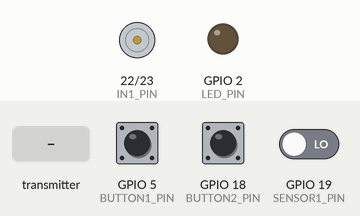
This sketch was run on a simulated ESP32. Shown: motor-driver pin pairs drawn as motors (green arrow = first pin HIGH = forward, orange = second pin HIGH = backward, longer = more drive), output pins drawn as LEDs (lit = HIGH). Dashed ring = blinking. The test bench sets the inputs (shaded band); at power-on: GPIO 18 (BUTTON2_PIN) HIGH, GPIO 19 (SENSOR1_PIN) LOW, GPIO 5 (BUTTON1_PIN) HIGH. What the sketch prints to the serial monitor is not drawn.

Above: at 2.3 s.
2.4 s: the transmitter starts sending command = 1
At 3.0 s:
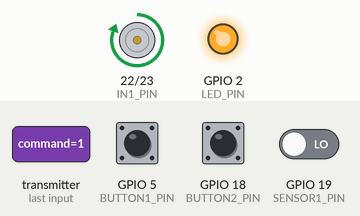
5.4 s: GPIO 18 (BUTTON2_PIN) pulled LOW for 0.15 s
At 6.6 s:
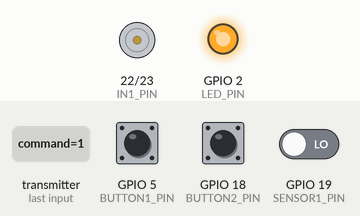
8.5 s: GPIO 19 (SENSOR1_PIN) driven HIGH
At 11.3 s:
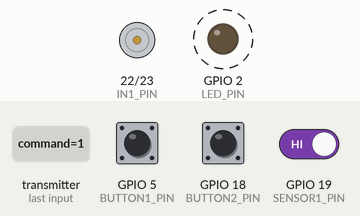
11.5 s: the transmitter starts sending command = 0
At 11.5 s:
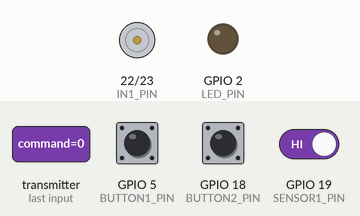
13.5 s: GPIO 5 (BUTTON1_PIN) pulled LOW for 1 s
16.0 s: GPIO 18 (BUTTON2_PIN) pulled LOW for 1 s
At 17.2 s:
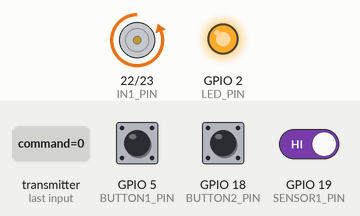
Timing chart, 0 to 23.4 s (numbered marks = the images above; inputs shaded):
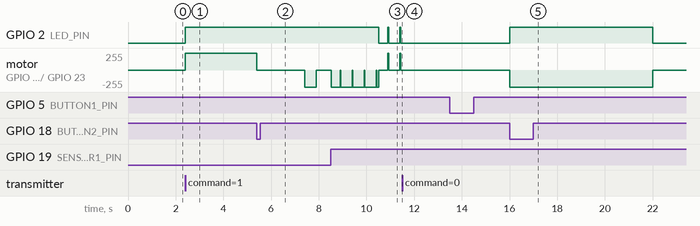

The sketch:

gacha_machine_control.ino
```cpp
#include <WiFi.h>
#include <esp_now.h>

#define BUTTON1_PIN 5
#define BUTTON2_PIN 18
#define IN1_PIN 22
#define IN2_PIN 23
#define LED_PIN 2
#define SENSOR1_PIN 19

// 狀態變數
bool door1Unlocked = false;
bool door2Unlocked = false;
unsigned long unlockTime1 = 0;
unsigned long unlockTime2 = 0;
const unsigned long AUTO_LOCK_TIME = 5000; // 5秒自動上鎖

// 通訊結構 (必須與ESP8266相同)
typedef struct {
  int command;
  char message[32];
} LockCommand;

void setup() {
  Serial.begin(115200);
  delay(1000);

  pinMode(BUTTON1_PIN, INPUT_PULLUP);
  pinMode(BUTTON2_PIN, INPUT_PULLUP);
  pinMode(IN1_PIN, OUTPUT);
  pinMode(IN2_PIN, OUTPUT);
  pinMode(LED_PIN, OUTPUT);
  pinMode(SENSOR1_PIN, INPUT);
  //pinMode(SENSOR2_PIN, INPUT);

  digitalWrite(IN1_PIN, LOW);
  digitalWrite(IN2_PIN, LOW);
  digitalWrite(LED_PIN, LOW);

  // 設定WiFi
  WiFi.mode(WIFI_STA);
  WiFi.disconnect();
  delay(100);

  // 初始化ESP-NOW
  if (esp_now_init() != ESP_OK) {
    Serial.println("ESP-NOW init fail");
    return;
  }

  Serial.println("System started");
  Serial.println("Ready");

  // 註冊接收回調函數
  esp_now_register_recv_cb(onDataReceived);
  Serial.print("ESP32 MAC: ");
  Serial.println(WiFi.macAddress());
}

void loop() {

  bool button1Pressed = !digitalRead(BUTTON1_PIN);
  bool button2Pressed = !digitalRead(BUTTON2_PIN);
  bool sensor1 = digitalRead(SENSOR1_PIN);
  // bool sensor2 = digitalRead(SENSOR2_PIN);

  if (button1Pressed) {
    Serial.println("Button1 pressed");
    unlockDoor(IN1_PIN, &door1Unlocked, &unlockTime1);
    Serial.println("Door1 unlocked");
  }

  if (button2Pressed) {
    Serial.println("Button2 pressed");
    unlockDoor(IN2_PIN, &door2Unlocked, &unlockTime2);
    Serial.println("Door2 unlocked");
  }

  if (sensor1) {
    Serial.println("Sensor1 blocked");
    lockDoor(IN1_PIN, &door1Unlocked);
    Serial.println("Door1 locked");
  }

  // if (sensor2) {
  //   Serial.printIn("Sensor blocked");
  //   lockDoor(IN2_PIN, door2Unlocked);
  //   Serial.printIn("Door2 locked");
  // }

  checkAutoLock();

  delay(50);
}

void unlockDoor(int PIN, bool* doorUnlock, unsigned long* unlockTime) {
  *doorUnlock = true;
  *unlockTime = millis();

  digitalWrite(PIN, HIGH);
  updateLED();
}

void lockDoor(int PIN, bool* doorUnlock)
{
  *doorUnlock = false;

  digitalWrite(PIN, LOW);
  updateLED();
}

void updateLED() {
  if (door1Unlocked || door2Unlocked) {
    digitalWrite(LED_PIN, HIGH);   // 點亮LED
  } else {
    digitalWrite(LED_PIN, LOW);  // 熄滅LED
  }
}

void checkAutoLock() {
  unsigned long currentTime = millis();

  // 檢查Door1自動上鎖
  if (door1Unlocked && (currentTime - unlockTime1 >= AUTO_LOCK_TIME)) {
    Serial.println("Door1 auto-lock timeout");
    lockDoor(IN1_PIN, &door1Unlocked);
  }

  // 檢查Door2自動上鎖
  if (door2Unlocked && (currentTime - unlockTime2 >= AUTO_LOCK_TIME)) {
    Serial.println("Door2s auto-lock timeout");
    lockDoor(IN2_PIN, &door2Unlocked);
  }
}

// ESP-NOW接收回調函數
void onDataReceived(const esp_now_recv_info *recv_info, const uint8_t *incomingData, int len) {
  LockCommand receivedCommand;
  memcpy(&receivedCommand, incomingData, sizeof(receivedCommand));

  Serial.print("收到指令: ");
  Serial.print(receivedCommand.command);
  Serial.print(" - ");
  Serial.println(receivedCommand.message);

  // 處理指令
  switch (receivedCommand.command) {
    case 1:
      if (!door1Unlocked) {
        Serial.println("無線解鎖門1");
        unlockDoor(IN1_PIN, &door1Unlocked, &unlockTime1);
      } else {
        Serial.println("門1已經解鎖");
      }
      break;

    case 2:
      if (!door2Unlocked) {
        Serial.println("無線解鎖門2");
        unlockDoor(IN2_PIN, &door2Unlocked, &unlockTime2);
      } else {
        Serial.println("門2已經解鎖");
      }
      break;

    default:
      Serial.println("未知指令");
      break;
  }
}
```

Measured:
- after the input at 2.4 s, GPIO 2 (LED_PIN): LOW → HIGH at once; motor on GPIO 22 (IN1_PIN) / GPIO 23 (IN2_PIN): stopped → forward 255/255 at once
- after the input at 5.4 s, GPIO 2 (LED_PIN): stays HIGH (without the input it goes to LOW after 2.0 s)
- after the input at 8.5 s, GPIO 2 (LED_PIN): alternates HIGH for 0.03 s and LOW for 0.43 s, starting after 2.0 s
- after the input at 11.5 s, GPIO 2 (LED_PIN): stops changing and stays LOW; motor on GPIO 22 (IN1_PIN) / GPIO 23 (IN2_PIN): stops changing and stays stopped
- after the input at 16.0 s, GPIO 2 (LED_PIN): LOW → HIGH at once, → LOW 6.0 s later; motor on GPIO 22 (IN1_PIN) / GPIO 23 (IN2_PIN): stopped → backward 255/255 at once, → stopped 6.0 s later
